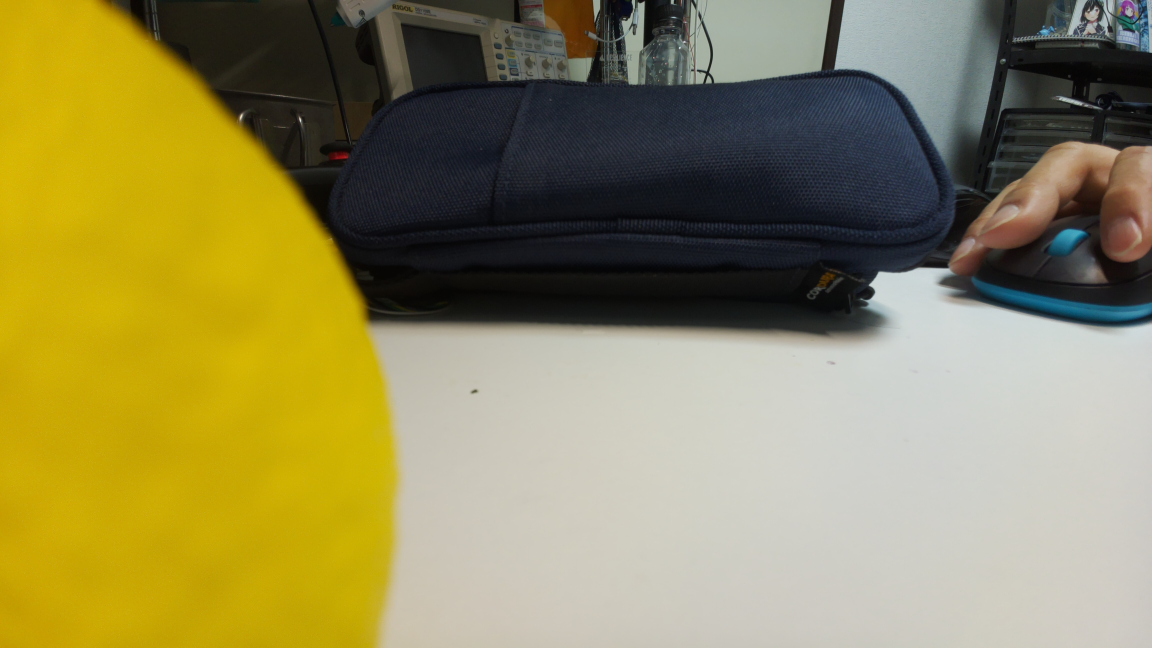
#> input picture software/rpi/camera_py/test.jpg, 4608 x 2592 px (shown at 1/4 size)
$ python -i detect.py   (imports and definitions only)
#> lines starting #> are read from the running program, lines starting #| are printed output that depends on the picture; after the words box and inside, x2 and y2 are one past the last pixel; in counts of white or black regions, pixels touching at a corner belong together
#> further down, picture is the input picture: shape (2592, 4608, 3); mean B, G, R 86.5, 137.3, 145.9
#!/usr/bin/env python3
# detect_yellow_ball_ransac.py

from picamera2 import Picamera2
import cv2
import numpy as np
from skimage.measure import CircleModel, ransac

# --- パラメータ調整用 ---

HSV_LOWER = np.array([15, 80, 80])   # H,S,V lower for yellow (V low to catch shadows)
HSV_UPPER = np.array([36, 255, 255]) # H,S,V upper for yellow
MORPH_KERNEL = (7, 7)                # closing kernel size
RANSAC_RESIDUAL_THRESHOLD = 3.0      # px 単位：円周点からの距離許容
RANSAC_MAX_TRIALS = 300
MIN_RADIUS = 10.0                    # px
MAX_RADIUS = 1000.0                  # px
MIN_CONTOUR_POINTS = 30              # RANSAC に渡す最小点数

# --- ボール検出関数 ---
def detect_yellow_ball_by_ransac(bgr_frame):
    """
    入力: BGR OpenCV イメージ
    出力: dict or None, mask
    dict keys: center (x,y), radius (float), circularity, confidence, method
    """
    # HSV に変換
    hsv = cv2.cvtColor(bgr_frame, cv2.COLOR_BGR2HSV)
#> hsv: shape (2592, 4608, 3); mean H, S, V 45.9, 103, 149.8

    # マスク（影を拾いやすいよう V を低めに）
    mask = cv2.inRange(hsv, HSV_LOWER, HSV_UPPER)
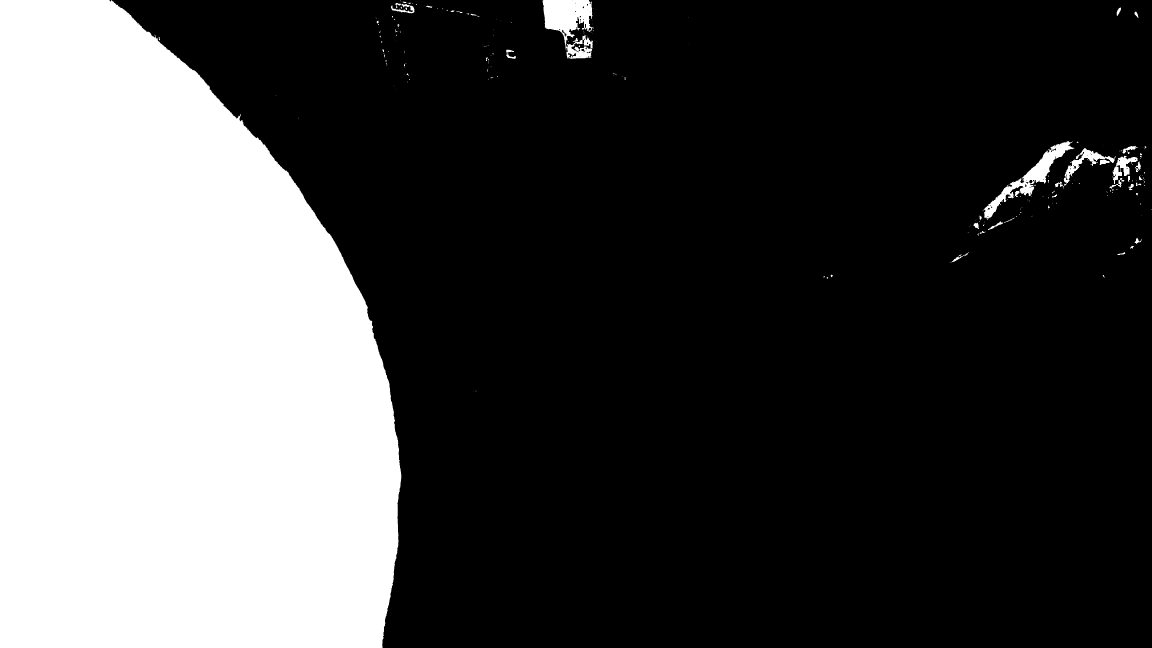
#> mask: shape (2592, 4608) (shown at 1/4 size); 29.1% white; 305 white regions (226 under 20 px), largest, box (x1, y1, x2, y2) and area: (0, 0, 1606, 2592) 3405375, (2170, 0, 2373, 235) 27476, (3931, 565, 4298, 880) 19394

    # モルフォロジーで穴埋め（影で欠けがある場合の改善）
    kernel = cv2.getStructuringElement(cv2.MORPH_ELLIPSE, MORPH_KERNEL)
    mask = cv2.morphologyEx(mask, cv2.MORPH_CLOSE, kernel, iterations=2)
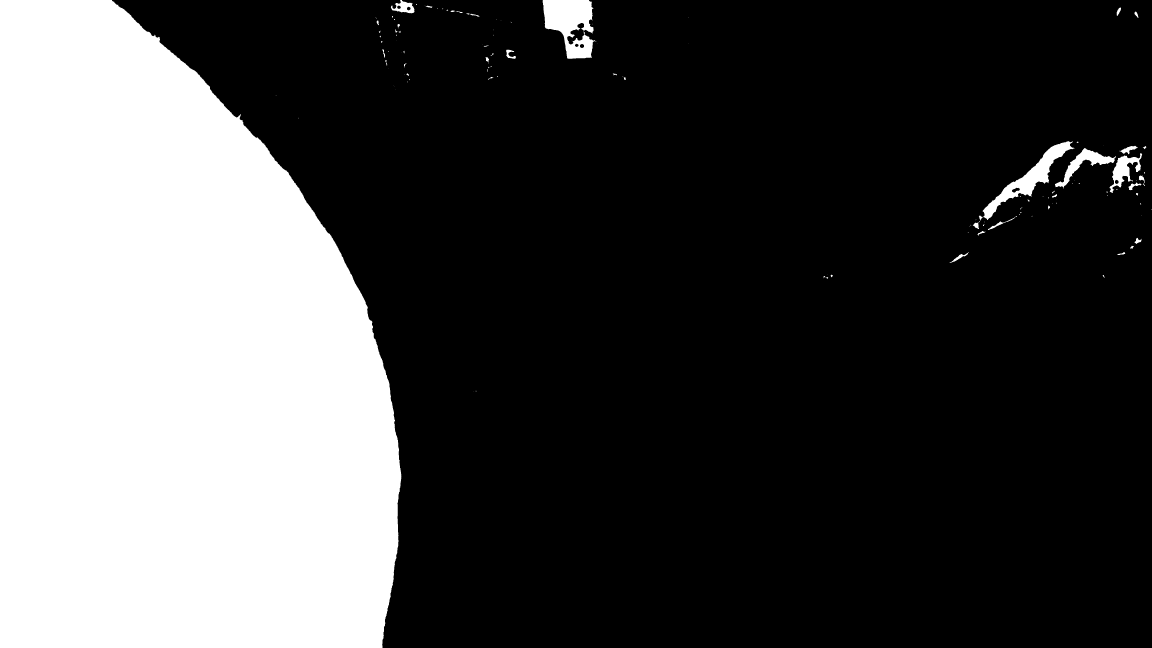
#> mask: shape (2592, 4608) (shown at 1/4 size); 29.2% white; 131 white regions (74 under 20 px), largest, box (x1, y1, x2, y2) and area: (0, 0, 1606, 2592) 3406094, (2170, 0, 2385, 235) 31237, (3915, 565, 4298, 883) 22748
    mask = cv2.morphologyEx(mask, cv2.MORPH_OPEN, kernel, iterations=1)
#> mask: shape (2592, 4608); 29.2% white; 30 white regions

    # 輪郭抽出（全ての外郭点を得る）
    contours, _ = cv2.findContours(mask, cv2.RETR_EXTERNAL, cv2.CHAIN_APPROX_NONE)
#> contours = 30 contours; largest, box (x1, y1, x2, y2) and area: (0, 0, 1605, 2592) 3402330, (2171, 0, 2375, 235) 30820, (3931, 565, 4293, 878) 22326, (4220, 592, 4458, 748) 8792, (4439, 622, 4564, 771) 6980
    if not contours:
        return None, mask

    # 最大輪郭を選択（ただし面積が小さい場合は無視）
    contours = sorted(contours, key=cv2.contourArea, reverse=True)
    cnt = contours[0]
#> cnt = contour of 7337 points, box (x1, y1, x2, y2) (0, 0, 1605, 2592), area 3402330
    area = cv2.contourArea(cnt)
#> area = 3402329.5
    if area < 50:  # ノイズで小さいなら無視
        return None, mask

    pts = cnt.reshape(-1, 2)
#> pts = 7337 pairs, first value 0 to 1604, second value 0 to 2591
    if pts.shape[0] < MIN_CONTOUR_POINTS:
        # 点が少なすぎると ransac が安定しない
        return None, mask

    # skimage ransac expects float coordinates
    pts_float = pts.astype(np.float64)
#> pts_float has the same summary as pts

    # RANSAC で CircleModel をフィット
    try:
        model_robust, inliers = ransac(
            pts_float,
            CircleModel,
            min_samples=3,
            residual_threshold=RANSAC_RESIDUAL_THRESHOLD,
            max_trials=RANSAC_MAX_TRIALS
        )
    except Exception as e:
        # ransac が収束しないなど
        # print("RANSAC failed:", e)
        return None, mask

    if model_robust is None:
        return None, mask

    xc, yc, r = model_robust.params  # (xc, yc, radius)
#> xc = -468.8; yc = 1978.7; r = 2069.1

    # 半径チェック
    if not (MIN_RADIUS <= r <= MAX_RADIUS):
        return None, mask

    # 円形度 = inlier 比
    inlier_count = np.count_nonzero(inliers)
    circularity = float(inlier_count) / float(pts.shape[0])

    # 面積比 = マスク面積 / 円面積（円にどれだけ塗られているか）
    mask_area = np.count_nonzero(mask)
    circle_area = np.pi * r * r
    area_ratio = min(1.0, mask_area / (circle_area + 1e-6))

    # confidence を circularity と area_ratio の組合せで算出（重みはお好みで調整）
    confidence = 0.7 * circularity + 0.3 * area_ratio
    confidence = float(np.clip(confidence, 0.0, 1.0))

    return {
        "center": (int(round(xc)), int(round(yc))),
        "radius": float(r),
        "circularity": float(circularity),
        "area_ratio": float(area_ratio),
        "confidence": float(confidence),
        "method": "HSV+RANSAC"
    }, mask

# --- メイン: カメラ読み出しと可視化 ---
# [42 lines left out: function main, not called in this run]

# [2 lines not run here, left out]

>>> import cv2
>>> picture = cv2.imread('test.jpg')
>>> result = detect_yellow_ball_by_ransac(picture)
